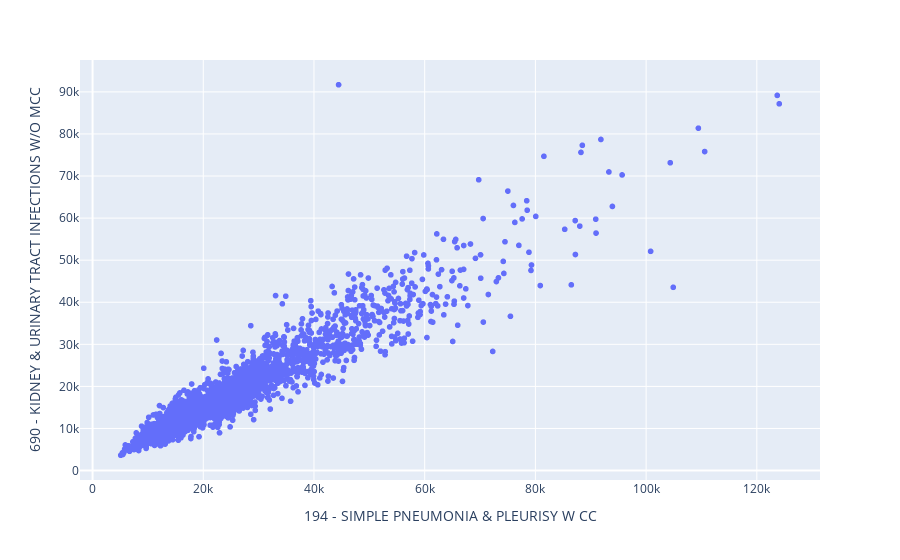

The notebook cell saved with this chart:
### Markdown cell above
# Scatterplots

2. Plot a scatterplot to show their relationship. </br>
Make sure to label both axis of the plot with the feature names. </br>
Discuss whether the observed relationsare interesting or expected, given the DRG category names. </br>
(This will result in 4
scatter plots total.)

### Code cell
import plotly.express as px

fig = px.scatter(pv, 
                 x="194 - SIMPLE PNEUMONIA & PLEURISY W CC", 
                 y="690 - KIDNEY & URINARY TRACT INFECTIONS W/O MCC")
fig.show()

### Figure 1 — Plotly figure (JSON) as saved in the notebook; plotly's stock layout.template omitted (floating-point values rounded to 4 significant figures; data arrays with more than 128 entries replaced by an {"elided": "..."} marker saying what was removed)
{"data": [{"hovertemplate": "194 - SIMPLE PNEUMONIA & PLEURISY W CC=%{x}<br>690 - KIDNEY & URINARY TRACT INFECTIONS W/O MCC=%{y}<extra></extra>", "legendgroup": "", "marker": {"color": "#636efa", "symbol": "circle"}, "mode": "markers", "name": "", "showlegend": false, "type": "scattergl", "x": {"elided": "3337 float values"}, "xaxis": "x", "y": {"elided": "3337 float values"}, "yaxis": "y"}], "layout": {"legend": {"tracegroupgap": 0}, "margin": {"t": 60}, "xaxis": {"anchor": "y", "domain": [0, 1], "title": {"text": "194 - SIMPLE PNEUMONIA & PLEURISY W CC"}}, "yaxis": {"anchor": "x", "domain": [0, 1], "title": {"text": "690 - KIDNEY & URINARY TRACT INFECTIONS W/O MCC"}}}}
